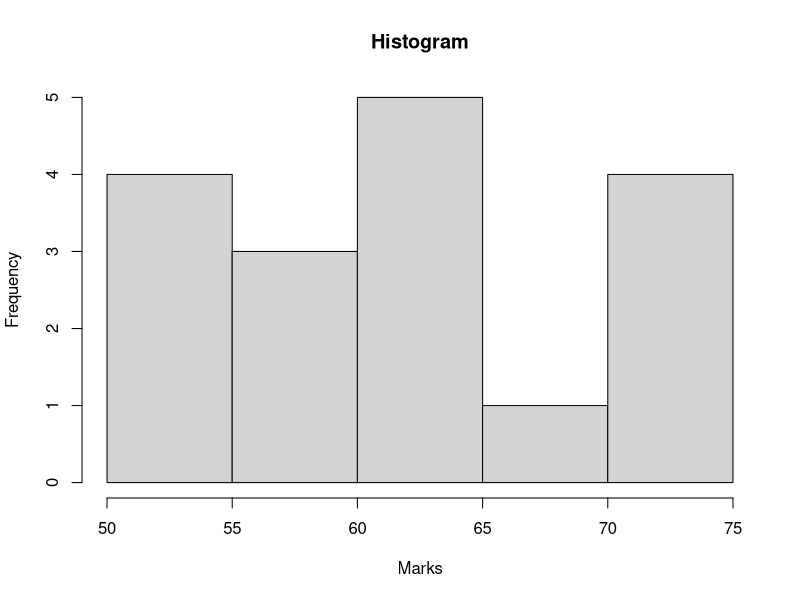

Here is the R script that generated this plot:
# EXP 9: Histogram with equal-frequency and equal-width partitioning
marks <- c(55, 60, 71, 63, 55, 65, 50, 55, 58, 59, 61, 63, 65, 67, 71, 72, 75)
bins_eq_freq <- cut(marks, quantile(marks, probs = seq(0, 1, length.out = 4)), include.lowest = TRUE)
bins_eq_width <- cut(marks, breaks = seq(min(marks), max(marks), length.out = 4), include.lowest = TRUE)
hist(marks, breaks = 4, main = "Histogram", xlab = "Marks")